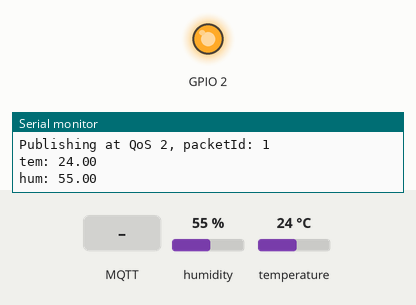
Recording of a sketch running on a simulated ESP8266 (NodeMCU). Shown: output pins drawn as LEDs (lit = HIGH), the last lines printed to the serial monitor. The inputs (shaded band) are chosen by the test bench; at power-on: humidity 55 %, temperature 24 °C. WiFi joins after 1.5 s; servers stay silent unless stated; no MQTT or app messages arrive unless stated.

Above: at 2.4 s.
2.5 s: MQTT message "1" arrives on the first subscribed topic
At 3.1 s:
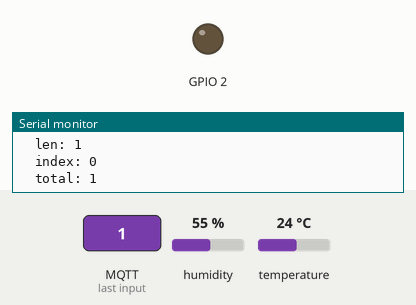
4.0 s: MQTT message "0" arrives on the first subscribed topic
At 5.4 s:
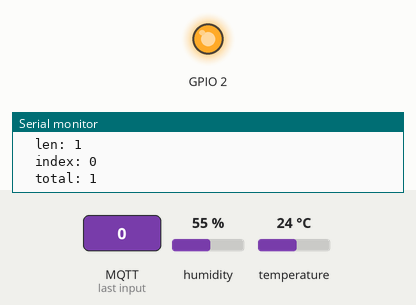
Timing chart, 0 to 7.0 s (numbered marks = the images above; inputs shaded):
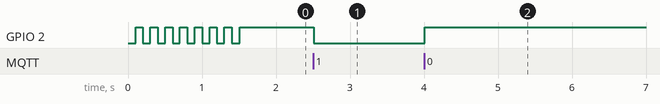

The sketch:

esp8266.ino
```cpp
#include <ESP8266WiFi.h>
#include <Ticker.h>
#include <AsyncMqttClient.h>
#include "DHT.h"

#define WIFI_SSID "CMTDS_lhn"
#define WIFI_PASSWORD "lhn95278900"

#define MQTT_HOST IPAddress(192, 168, 0, 100)
#define MQTT_PORT 1883
#define MQTT_CLIENT_ID "esp8266_1"

#define DHT_PIN 0
#define DHT_TYPE DHT22

DHT dht(DHT_PIN, DHT_TYPE);

int mqtt_status_g = 0;
AsyncMqttClient mqttClient;
Ticker mqttReconnectTimer;

WiFiEventHandler wifiConnectHandler;
WiFiEventHandler wifiDisconnectHandler;
Ticker wifiReconnectTimer;

void connectToWifi()
{
  Serial.println("Connecting to Wi-Fi...");
  WiFi.begin(WIFI_SSID, WIFI_PASSWORD);
}

void onWifiConnect(const WiFiEventStationModeGotIP& event)
{
  Serial.println("Connected to Wi-Fi.");
  connectToMqtt();
}

void connectToMqtt()
{
  Serial.println("Connecting to MQTT...");
  mqttClient.connect();
}

void onMqttConnect(bool sessionPresent)
{
    mqtt_status_g = 1;
  Serial.println("Connected to MQTT.");
  Serial.print("Session present: ");
  Serial.println(sessionPresent);

  uint16_t packetIdSub = mqttClient.subscribe("led", 2);
  Serial.print("Subscribing at QoS 2, packetId: ");
  Serial.println(packetIdSub);

  mqttClient.publish("test/lol", 0, true, "test 1");
  Serial.println("Publishing at QoS 0");

  uint16_t packetIdPub1 = mqttClient.publish("test/lol", 1, true, "test 2");
  Serial.print("Publishing at QoS 1, packetId: ");
  Serial.println(packetIdPub1);

  uint16_t packetIdPub2 = mqttClient.publish("test/lol", 2, true, "test 3");
  Serial.print("Publishing at QoS 2, packetId: ");
  Serial.println(packetIdPub2);
}

void onWifiDisconnect(const WiFiEventStationModeDisconnected& event)
{
  mqtt_status_g = 0;
  Serial.println("Disconnected from Wi-Fi.");
  mqttReconnectTimer.detach(); // ensure we don't reconnect to MQTT while reconnecting to Wi-Fi
  wifiReconnectTimer.once(2, connectToWifi);
}

void onMqttDisconnect(AsyncMqttClientDisconnectReason reason) {
  Serial.println("Disconnected from MQTT.");
    mqtt_status_g = 0;
  if (WiFi.isConnected()) {
    mqttReconnectTimer.once(2, connectToMqtt);
  }
}

void onMqttSubscribe(uint16_t packetId, uint8_t qos) {
  Serial.println("##MQTT## Sub ##MQTT##");
  Serial.print("packetId: ");
  Serial.print(packetId);
  Serial.print("qos: ");
  Serial.println(qos);
  Serial.println("##MQTT## Sub ##MQTT##");
}

void onMqttUnsubscribe(uint16_t packetId) {
  Serial.println("##MQTT## Un_Sub ##MQTT##");
  Serial.print("packetId: ");
  Serial.println(packetId);
  Serial.println("##MQTT## Un_Sub ##MQTT##");
}

void onMqttPublish(uint16_t packetId) {
  Serial.println("##MQTT### Pub ##MQTT");
  Serial.print("packetId: ");
  Serial.println(packetId);
  Serial.println("##MQTT## Pub ##MQTT##");
}

void onMqttMessage(char* topic, char* payload, AsyncMqttClientMessageProperties properties, size_t len, size_t index, size_t total) {
  Serial.println("##MQTT## Rec ##MQTT##");
  Serial.println("Publish received.");
  Serial.print("  qos: ");
  Serial.println(properties.qos);
  Serial.print("  dup: ");
  Serial.println(properties.dup);
  Serial.print("  retain: ");
  Serial.println(properties.retain);
  Serial.println("##MQTT## Rec ##MQTT##");
  Serial.print("  topic: ");
  Serial.println(topic);
  Serial.print("  len: ");
  Serial.println(len);
  Serial.print("  index: ");
  Serial.println(index);
  Serial.print("  total: ");
  Serial.println(total);
  if (*payload == '1')
  {
    digitalWrite(2, LOW);
    mqttClient.publish("ledstatus", 0, true, "1");
  }

  if (*payload == '0')
  {
    digitalWrite(2, HIGH);
    mqttClient.publish("ledstatus", 0, true, "0");
  }
}


void setup()
{
  Serial.begin(115200);
  Serial.println();
  Serial.println();

  wifiConnectHandler = WiFi.onStationModeGotIP(onWifiConnect);
  wifiDisconnectHandler = WiFi.onStationModeDisconnected(onWifiDisconnect);

  mqttClient.onConnect(onMqttConnect);
  mqttClient.onDisconnect(onMqttDisconnect);

  mqttClient.onSubscribe(onMqttSubscribe);
  mqttClient.onUnsubscribe(onMqttUnsubscribe);

  mqttClient.onPublish(onMqttPublish);
  mqttClient.onMessage(onMqttMessage);

  mqttClient.setServer(MQTT_HOST, MQTT_PORT);
  mqttClient.setClientId(MQTT_CLIENT_ID);

    connectToWifi();
    dht.begin();

    pinMode(2, OUTPUT);
    digitalWrite(2, HIGH);
}

void loop()
{
    float temp;
    float hum;
    char buf[32];

    if (mqtt_status_g)
    {
        hum = dht.readHumidity();
        temp = dht.readTemperature();

        mqttClient.publish("dht/tem", 0, true, String(temp).c_str());
        mqttClient.publish("dht/hum", 0, true, String(hum).c_str());

        Serial.printf("tem: %.2f \n", temp);
        Serial.printf("hum: %.2f \n", hum);
        delay(2000);
    }
    else
    {
        digitalWrite(2, LOW);
        delay(100);
        digitalWrite(2, HIGH);
        delay(100);
    }

}
```

Measured:
- after the input at 2.5 s, GPIO 2: HIGH → LOW at once
- after the input at 4.0 s, GPIO 2: LOW → HIGH at once
- by itself, GPIO 2: alternates HIGH for 0.10 s and LOW for 0.10 s, 15 changes in all, then stays HIGH
